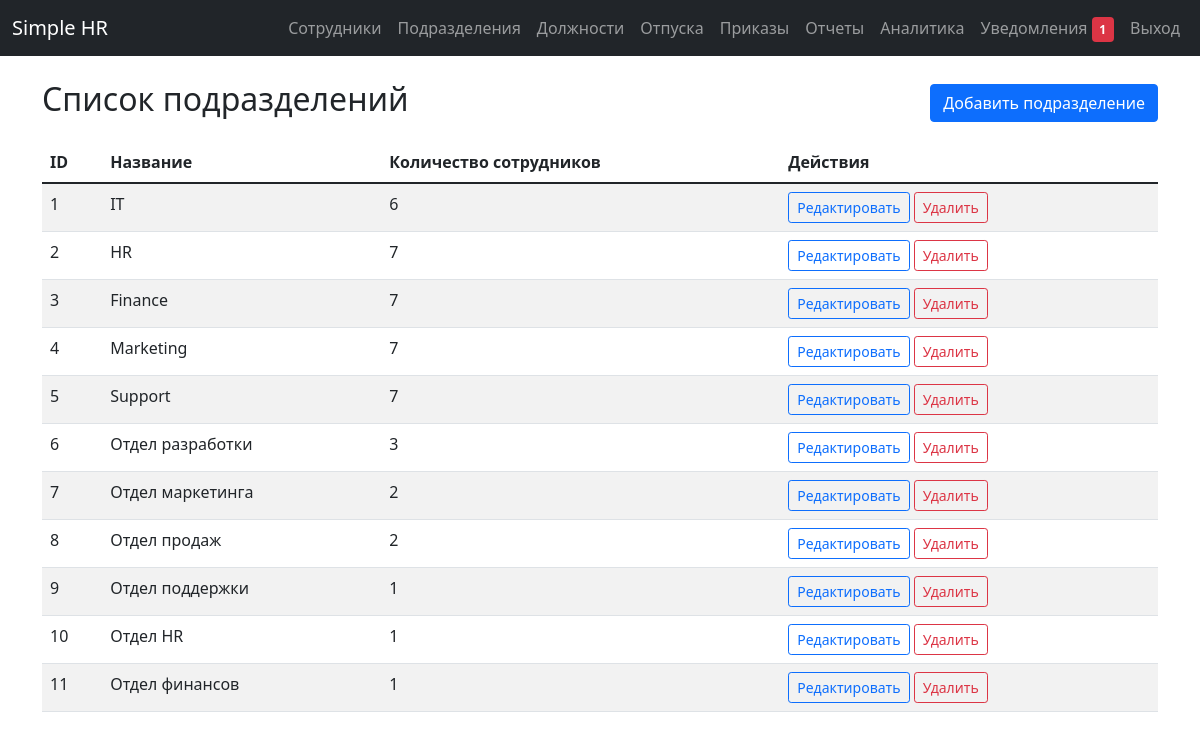
The app's page /departments/ (signed in) with its own data.
### app/models.py (models this page shows)
class Department(db.Model):
    id = db.Column(db.Integer, primary_key=True)
    name = db.Column(db.String(100), unique=True, nullable=False, index=True)
    employees = db.relationship('Employee', backref='department', lazy=True)

### app/routes/departments.py (the view)
@bp.route('/')
@login_required
def list_departments():
    departments = Department.query.all()
    return render_template('departments/list.html', departments=departments)

### app/templates/departments/list.html (shortened to what this page needs)
{% extends "base.html" %}
{% block content %}
<div class="d-flex justify-content-between align-items-center mb-3">
    <h2>Список подразделений</h2>
    <a href="{{ url_for('departments.create_department') }}" class="btn btn-primary">Добавить подразделение</a>
</div>
<table class="table table-striped">
    <thead>
        <tr>
            <th>ID</th>
            <th>Название</th>
            <th>Количество сотрудников</th>
            <th>Действия</th>
        </tr>
    </thead>
    <tbody>
        {% for department in departments %}
        <tr>
            <td>{{ department.id }}</td>
            <td>{{ department.name }}</td>
            <td>{{ department.employees|length }}</td>
            <td>
                <a href="{{ url_for('departments.edit_department', id=department.id) }}" class="btn btn-sm btn-outline-primary">Редактировать</a>
                <form method="POST" action="{{ url_for('departments.delete_department', id=department.id) }}" class="d-inline">
                    <button type="submit" class="btn btn-sm btn-outline-danger" onclick="return confirm('Вы уверены?')">Удалить</button>
                </form>
            </td>
        </tr>
        {% endfor %}
    </tbody>
</table>
{% endblock %}

### records on screen
Department: id "1", name "IT", employees|length "6"
Department: id "2", name "HR", employees|length "7"
Department: id "3", name "Finance", employees|length "7"
Department: id "4", name "Marketing", employees|length "7"
Department: id "5", name "Support", employees|length "7"
Department: id "6", name "Отдел разработки", employees|length "3"
Department: id "7", name "Отдел маркетинга", employees|length "2"
Department: id "8", name "Отдел продаж", employees|length "2"
Department: id "9", name "Отдел поддержки", employees|length "1"
Department: id "10", name "Отдел HR", employees|length "1"
Department: id "11", name "Отдел финансов", employees|length "1"
